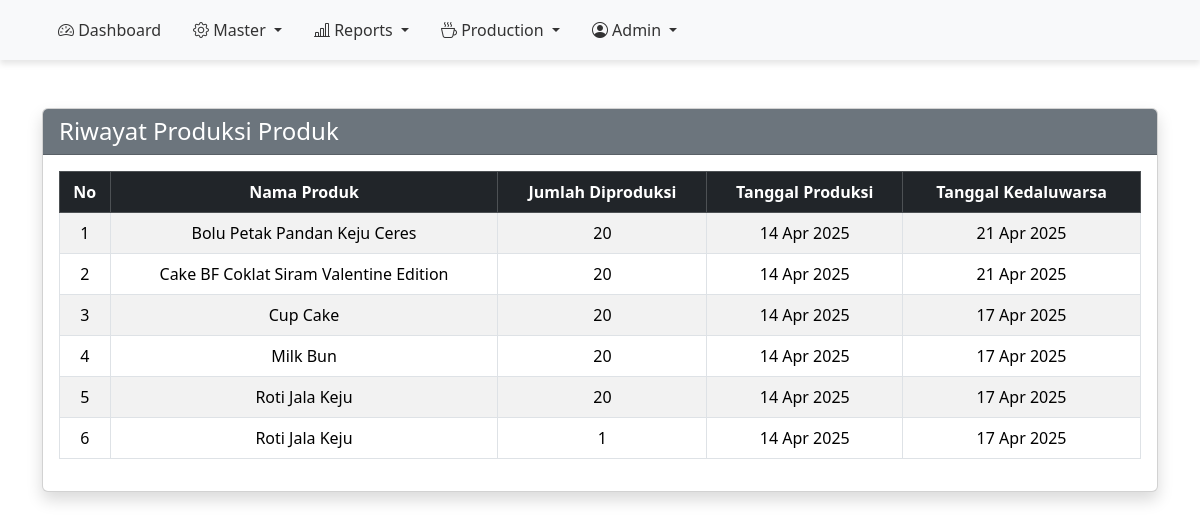
Page /Admin/production-index.php (signed in) on the committed database.
### Admin/production-index.php (the view, shortened to what this page needs)
<?php
include '../config.php';
$query = "
    SELECT pn.*, p.name_product
    FROM `bo-production` pn
    JOIN `bo-product` p ON pn.id_product = p.id_product
    ORDER BY pn.date_production DESC
";
$result = mysqli_query($conn, $query);
?>
<!DOCTYPE html>
<html lang="id">
<head>
    <link href="https://cdn.jsdelivr.net/npm/bootstrap@5.3.2/dist/css/bootstrap.min.css" rel="stylesheet">
</head>
<body>
<?php include "../Layout/sidebar.php"; ?>
<div class="container mt-5">
    <div class="card shadow">
        <div class="card-header bg-secondary text-white">
            <h4 class="mb-0">Riwayat Produksi Produk</h4>
        </div>
        <div class="card-body">
            <table class="table table-bordered table-striped align-middle">
                <thead class="table-dark text-center">
                    <tr>
                        <th>No</th>
                        <th>Nama Produk</th>
                        <th>Jumlah Diproduksi</th>
                        <th>Tanggal Produksi</th>
                        <th>Tanggal Kedaluwarsa</th>
                    </tr>
                </thead>
                <tbody>
                    <?php if (mysqli_num_rows($result) > 0): ?>
                        <?php $no = 1; while ($row = mysqli_fetch_assoc($result)) :
                        ?>
                        <tr class="text-center <?= $expired ? 'table-danger' : '' ?>">
                            <td><?= $no++ ?></td>
                            <td><?= htmlspecialchars($row['name_product']) ?></td>
                            <td><?= $row['quantity'] ?></td>
                            <td><?= date('d M Y', strtotime($row['date_production'])) ?></td>
                            <td><?= date('d M Y', strtotime($row['date_expired'])) ?></td>
                        </tr>
                        <?php endwhile; ?>
                    <?php else: ?>
                        <tr>
                            <td colspan="6" class="text-center">Belum ada riwayat produksi.</td>
                        </tr>
                    <?php endif; ?>
                </tbody>
            </table>
        </div>
    </div>
</div>
</body>
</html>

### rows in the picture
bo-production: id_product.name_product "Bolu Petak Pandan Keju Ceres", quantity "20", date_production "14 Apr 2025", date_expired "21 Apr 2025"
bo-production: id_product.name_product "Cake BF Coklat Siram Valentine Edition", quantity "20", date_production "14 Apr 2025", date_expired "21 Apr 2025"
bo-production: id_product.name_product "Cup Cake", quantity "20", date_production "14 Apr 2025", date_expired "17 Apr 2025"
bo-production: id_product.name_product "Milk Bun", quantity "20", date_production "14 Apr 2025", date_expired "17 Apr 2025"
bo-production: id_product.name_product "Roti Jala Keju", quantity "20", date_production "14 Apr 2025", date_expired "17 Apr 2025"
bo-production: id_product.name_product "Roti Jala Keju", quantity "1", date_production "14 Apr 2025", date_expired "17 Apr 2025"
